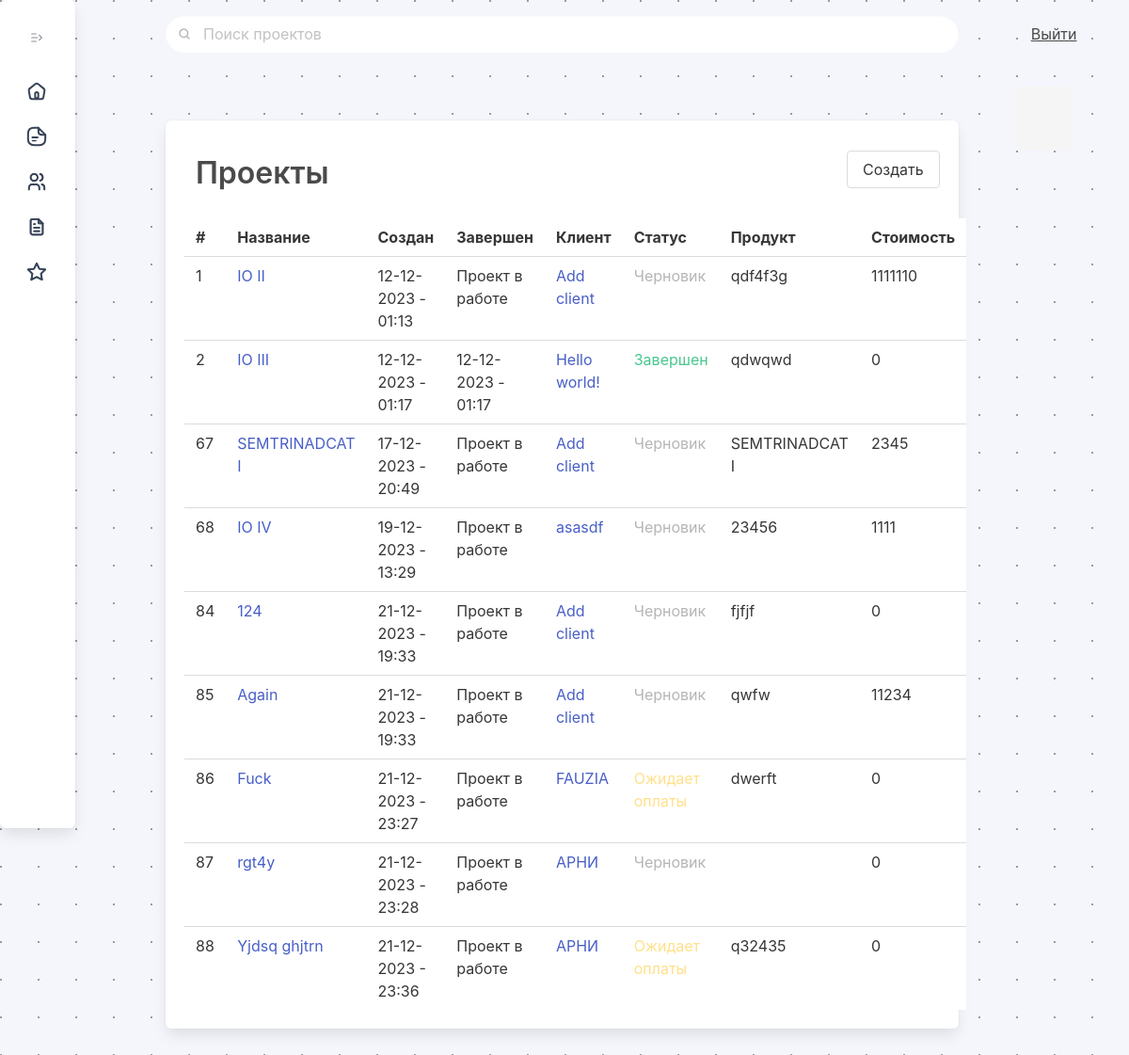
Page /projects/ on the earlier database version.
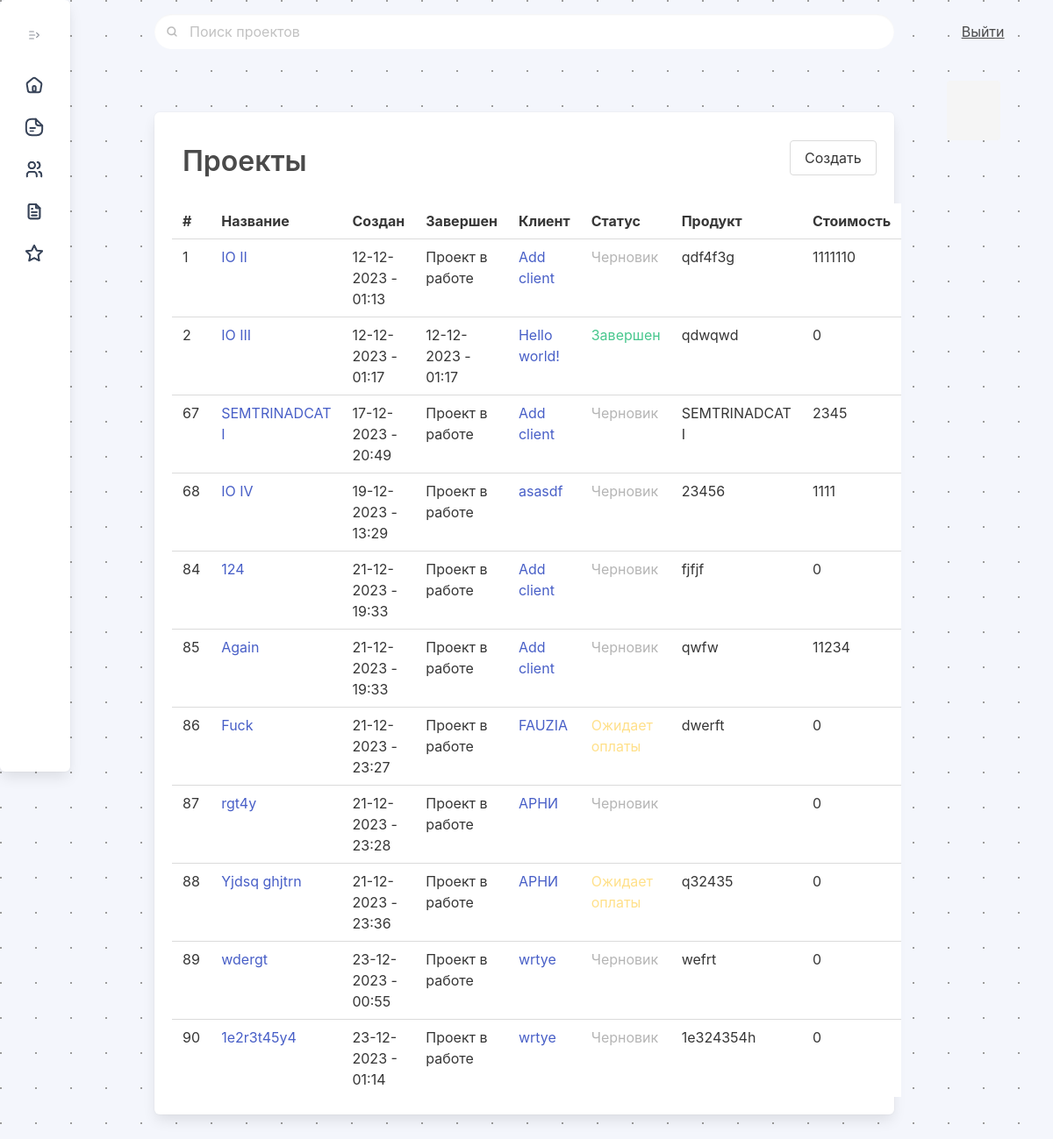
Same page on the later database version.
### ipmalpha/models.py (models this page shows, shortened)
class Project(models.Model):
    project_name = models.CharField(max_length=512, unique = True)
    project_created = models.DateTimeField(null=True, default=timezone.now)
    project_finished = models.DateTimeField(null=True)
    project_status = models.ForeignKey(Status, on_delete=models.CASCADE, null=True, default="Draft")
    project_client = models.ForeignKey(Client, on_delete=models.CASCADE, null=True, related_name='project')
    project_product = models.CharField(max_length=512)
    project_sum = models.IntegerField(default=0)
    def get_absolute_url(self):
        return reverse("project_view", kwargs={'pk': self.pk})
    class Meta:
        ordering = ["pk"]
        verbose_name = "project"
        verbose_name_plural = "projects"
    pass

class Status(models.Model):
    status_name = models.CharField(max_length=100)
    status_color = models.CharField(max_length=512, default='table-primary')
    def __str__(self):
        return self.status_name
    class Meta:
        ordering = ["id"]
        verbose_name = "status"
        verbose_name_plural = "statuses"
    pass

### ipmclients/models.py (models this page shows, shortened)
class Client(models.Model):
    client_name = models.CharField(max_length=512, unique = True)
    def __str__(self):
        return self.client_name
    client_contact = models.CharField(max_length=512, null=True)
    client_telegram = models.CharField(max_length=64, null=True)
    client_phone = models.CharField(max_length=11, null=True)
    client_roletype = models.CharField(max_length=512, null=True)
    client_agreements = models.CharField(max_length=1024, null=True)
    client_active = models.BooleanField(default=True)
    def get_absolute_url(self):
        return reverse("client_view", kwargs={'pk': self.pk})
    class Meta:
        ordering = ["id"]
        verbose_name = "client"
        verbose_name_plural = "clients"
    pass

### ipmalpha/views.py (the view)
# urls.py: path('projects/', projects_page, name="projects_page"),
def projects_page(request):
    all_projects = Project.objects.all()
    successmessagetext = ""
    if request.method == 'POST':
        projectform = AddProjectForm(request.POST)
        if projectform.is_valid():
            successmessagetext = 'Проект был добавлен в список проектов.'
            try:
                instance = projectform.save()
                messages.success(request, 'Добавлен проект')
                return redirect('ProjectDetailView')
            except:
                projectform.add_error(None, "Error")
                projectform = AddProjectForm()
    else:
        projectform = AddProjectForm()
    client_results = Client.objects.all()
    projectform = AddProjectForm
    projectfilterform = FilterProjectForm
    search_result = request.GET.get('search')
    if search_result:
        all_projects = all_projects.filter(Q(project_name__icontains=search_result)| Q(id__icontains=search_result)| Q(project_product__icontains=search_result) | Q(project_client__client_name__icontains=search_result))
    return render(request, 'projects_page.html', {'projects': all_projects, 'projectform': projectform, 'transaction': Transaction.objects.all(), 'showclient': client_results, 'successmessagetext': successmessagetext, 'projectfilterform': projectfilterform, 'search_result': search_result})

### templates/projects_page.html (shortened to what this page needs)
{% extends 'main/index.html' %}
{% load static %}
{% block content %}
<div class="column is-11 py-6 px-6">
    <div class="box has-background-white">
    <h1 class="is-size-3 pl-3 has-text-weight-semibold pt-3 pb-5">Проекты <button class="button is-pulled-right modalProjectsFormButton" data-target="modalProjectsForm">Создать</button></h1>
    <table class="table is-hoverable is-fullwidth">
      <tr>
        <th>#
        </th>
        <th>Название
        </th>
        <th>Создан
        </th>
        <th>Завершен
        </th>
        <th>Клиент
        </th>
        <th>Статус
        </th>
        <th>Продукт
        </th>
        <th>Стоимость
        </th>
      </tr>
      {% if projects %}
        {% for project in projects %}
        <tr class="is-size-6 truncate-text">
          <td>{{ project.id }}
          </td>
          <td class="truncate-text"><a href="{{ project.get_absolute_url }}"> {{ project.project_name }}</a>
          </td>
          <td>{{ project.project_created|date:'d-m-Y - H:i' }}
          </td>
          <td class="">{% if project.project_finished %}
            {{ project.project_finished|date:'d-m-Y - H:i' }}
            {% else %}
            Проект в работе
            {% endif %}
          </td>
          <td><a href="{{ project.project_client.get_absolute_url }}">{{ project.project_client.client_name }} </a>
          </td>
          <td><span class="has-text-{{ project.project_status.status_color }}"> {{ project.project_status }} </span>
          </td>
          <td>{{ project.project_product }}
          </td>
          <td>{{ project.project_sum }}
          </td>
        </tr>
        {% endfor %}
        {% else %}
        <tr>
          <td></td>
          <td colspan="8"><span class="text-secondary">Проектов еще нет. </span> </td>
        </tr>
        {% endif%}
    </table>
    </div>
  </div>
  <div class="column is-1">
    <div class="">
      <div class="notification notification-on-top is-primary is-hidden has-text-grey-light pt-6 pl-0 ml-0">
      </div>
    </div>
  </div>
  {% endblock %}

Differences in the rows shown:
added Project: id "89", project_name "wdergt", project_created "23-12-2023 - 00:55", shows "Проект в работе", project_client.client_name "wrtye", project_status "Черновик", project_product "wefrt", project_sum "0"
added Project: id "90", project_name "1e2r3t45y4", project_created "23-12-2023 - 01:14", shows "Проект в работе", project_client.client_name "wrtye", project_status "Черновик", project_product "1e324354h", project_sum "0"
